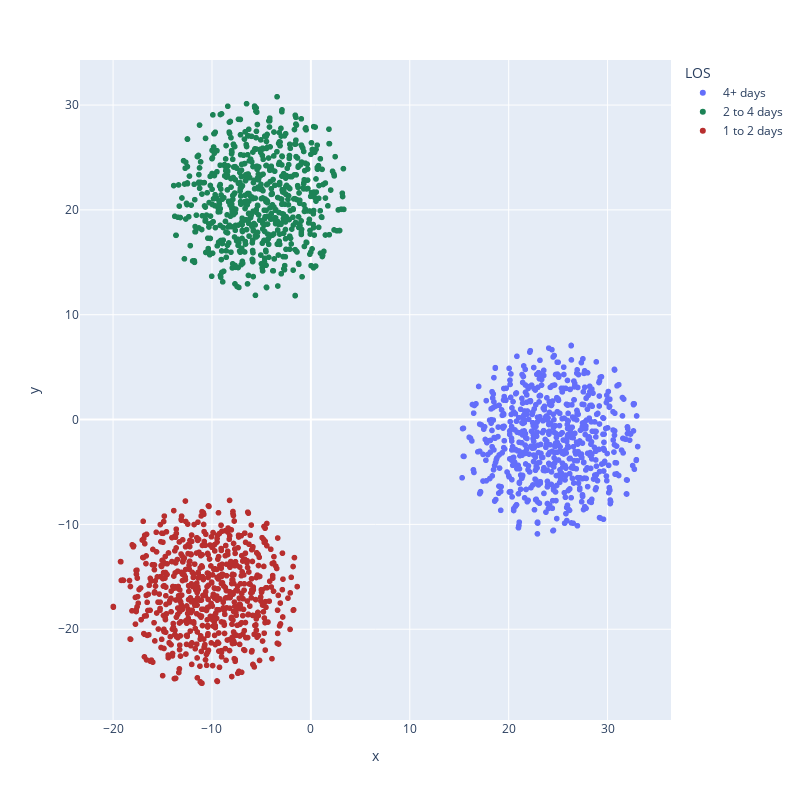

Notebook cell for this chart:
### Code cell
X, y = make_blobs(n_samples=2000, centers=3, n_features=50, random_state=42)

los_types = {0: '2 to 4 days', 1: '1 to 2 days', 2: '4+ days'}
rep_y = np.array([los_types[label] for label in y])

tsne_2d = TSNE(n_components=2, random_state=42)
proj_2d = tsne_2d.fit_transform(X)

color_map = {
    '2 to 4 days': '#1C8356',
    '1 to 2 days': '#B82E2E',
    '4+ days': '#636EFA'
}

fig = px.scatter(
    pd.DataFrame(proj_2d, columns=['x', 'y']), x='x', y='y',
    color=rep_y,
    labels={'color': 'LOS'},
    color_discrete_map=color_map,
    height=800,
    width=800
)
fig.show()

### Figure 1 — Plotly figure (JSON) as saved in the notebook; plotly's stock layout.template omitted (floating-point values rounded to 4 significant figures; data arrays with more than 128 entries replaced by an {"elided": "..."} marker saying what was removed)
{"data": [{"hovertemplate": "LOS=4+ days<br>x=%{x}<br>y=%{y}<extra></extra>", "legendgroup": "4+ days", "marker": {"color": "#636EFA", "symbol": "circle"}, "mode": "markers", "name": "4+ days", "showlegend": true, "type": "scattergl", "x": {"elided": "666 float values"}, "xaxis": "x", "y": {"elided": "666 float values"}, "yaxis": "y"}, {"hovertemplate": "LOS=2 to 4 days<br>x=%{x}<br>y=%{y}<extra></extra>", "legendgroup": "2 to 4 days", "marker": {"color": "#1C8356", "symbol": "circle"}, "mode": "markers", "name": "2 to 4 days", "showlegend": true, "type": "scattergl", "x": {"elided": "667 float values"}, "xaxis": "x", "y": {"elided": "667 float values"}, "yaxis": "y"}, {"hovertemplate": "LOS=1 to 2 days<br>x=%{x}<br>y=%{y}<extra></extra>", "legendgroup": "1 to 2 days", "marker": {"color": "#B82E2E", "symbol": "circle"}, "mode": "markers", "name": "1 to 2 days", "showlegend": true, "type": "scattergl", "x": {"elided": "667 float values"}, "xaxis": "x", "y": {"elided": "667 float values"}, "yaxis": "y"}], "layout": {"height": 800, "legend": {"title": {"text": "LOS"}, "tracegroupgap": 0}, "margin": {"t": 60}, "width": 800, "xaxis": {"anchor": "y", "domain": [0, 1], "title": {"text": "x"}}, "yaxis": {"anchor": "x", "domain": [0, 1], "title": {"text": "y"}}}}
